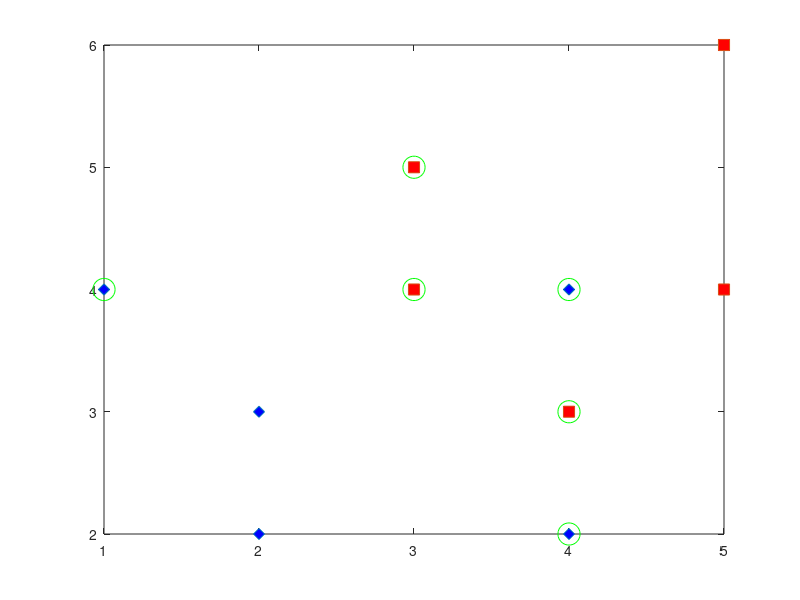

This figure's MATLAB source:
# Cargamos los datos de entrenamiento
load data/mini/tr.dat;          # Muestras entrenamiento (no separable)
load data/mini/trlabels.dat     # Etiquetas entrenamiento (no separable)

N = rows(tr);

# El tipo de kernel "-t 0" corresponde al tipo lineal
# Res es un tipo estructurado que contiene, entre otros:
#   los parámetros del modelo
#   los ı́ndices de los vectores que han resultado ser vectores soporte
#   el multiplicador de Lagrange
res = svmtrain(trlabels, tr, '-t 0 -c 1');

# Representación gráfica de las muestras que nos permite observar 
# que no son linealmente separables
plot(tr(trlabels==1,1),
tr(trlabels==1,2),"d","markersize",8,"markerfacecolor","b",
tr(trlabels==2,1),
tr(trlabels==2,2),"s","markersize",8,"markerfacecolor","r");
pause(2);

vectores_soporte = res.sv_indices;

# Representación gráfica de las muestras junto a los vectores soporte
plot(tr(trlabels==1,1),
     tr(trlabels==1,2),"d","markersize",8,"markerfacecolor","b",
     tr(trlabels==2,1),
     tr(trlabels==2,2),"s","markersize",8,"markerfacecolor","r",
     tr(vectores_soporte,1),
     tr(vectores_soporte,2),"og","markersize",16);
